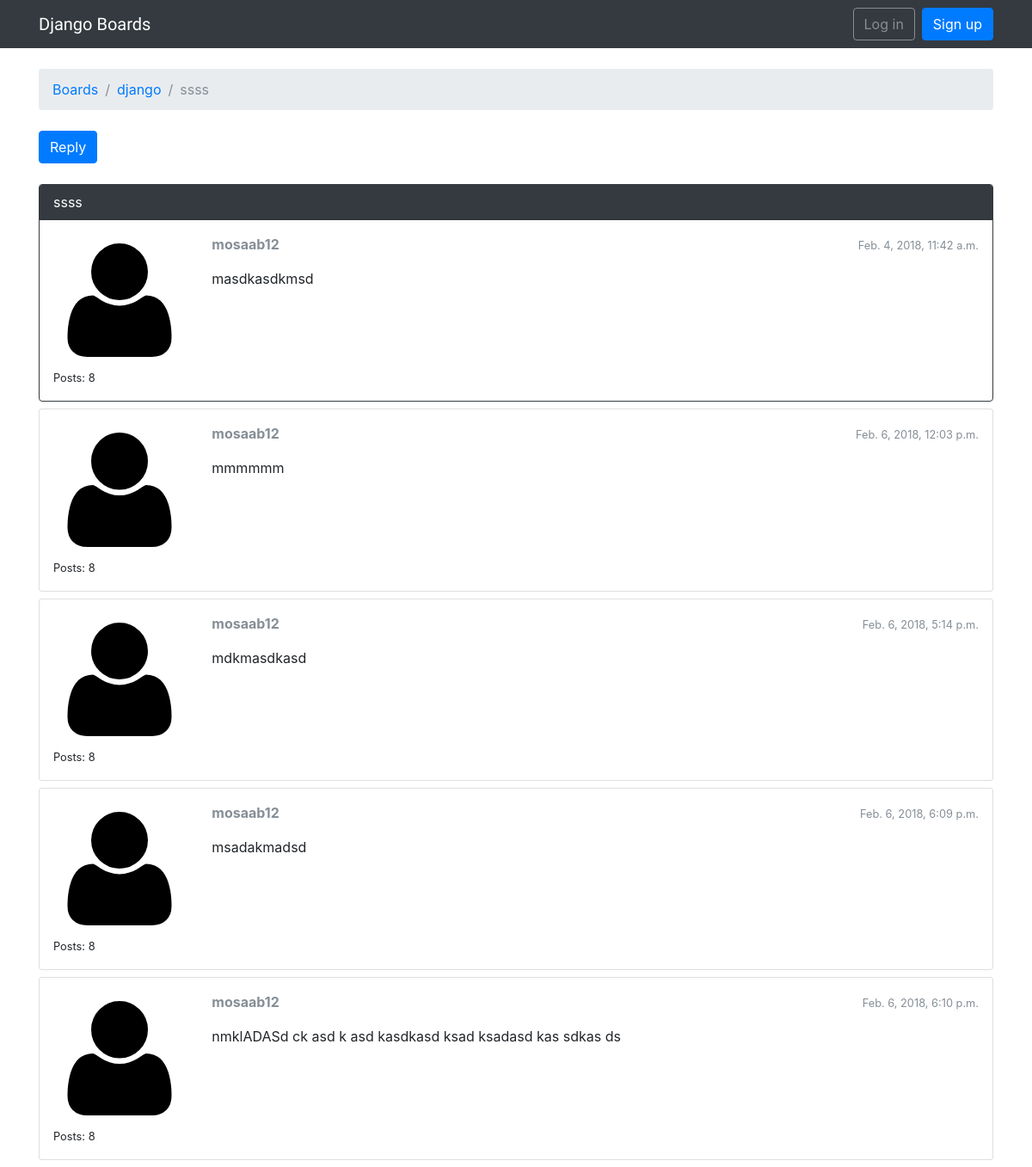
The app's page /boards/1/topics/7/, older data.
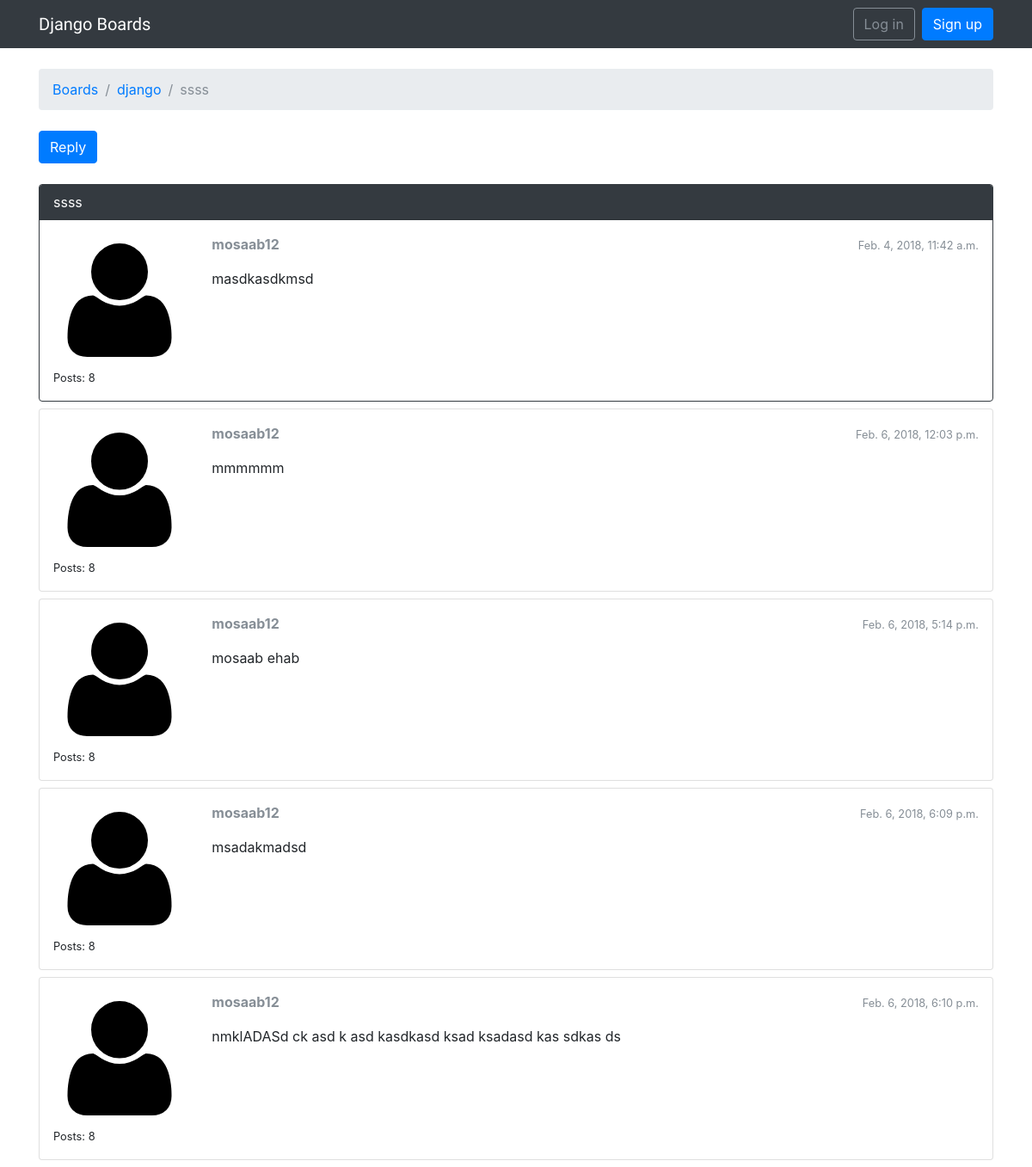
The same page, newer data.
### boards/models.py (models this page shows, shortened)
class Post(models.Model):
    message = models.TextField(max_length=4000)
    topic = models.ForeignKey(Topic,related_name='posts')
    created_at = models.DateTimeField(auto_now_add=True)
    updated_at = models.DateTimeField(null=True)
    created_by = models.ForeignKey(User, related_name='posts')
    updated_by = models.ForeignKey(User, null=True, related_name='+')

### boards/views.py (the view)
# urls.py: url(r'^boards/(?P<pk>\d+)/topics/(?P<topic_pk>\d+)/$', views.topic_posts, name='topic_posts'),
def topic_posts(request, pk,topic_pk):
    topic = get_object_or_404(Topic, board__pk = pk,pk =topic_pk)
    topic.views += 1
    topic.save()
    return render(request,'topic_posts.html',{'topic':topic})

### templates/topic_posts.html (shortened to what this page needs)
{% extends 'base.html' %}
{% load static %}
{% block breadcrumb %}
  <li class="breadcrumb-item"><a href="{% url 'home' %}">Boards</a></li>
  <li class="breadcrumb-item"><a href="{% url 'board_topics' topic.board.pk %}">{{ topic.board.name }}</a></li>
  <li class="breadcrumb-item active">{{ topic.subject }}</li>
{% endblock %}
{% block content %}
  <div class="mb-4">
    <a href="{% url 'reply_topic' topic.board.pk topic.pk %}" class="btn btn-primary" role="button">Reply</a>
  </div>
  {% for post in topic.posts.all %}
    <div class="card mb-2 {% if forloop.first %}border-dark{% endif %}">
      {% if forloop.first %}
        <div class="card-header text-white bg-dark py-2 px-3">{{ topic.subject }}</div>
      {% endif %}
      <div class="card-body p-3">
        <div class="row">
          <div class="col-2">
            <img src="{% static 'img/avatar.svg' %}" alt="{{ post.created_by.username }}" class="w-100">
            <small>Posts: {{ post.created_by.posts.count }}</small>
          </div>
          <div class="col-10">
            <div class="row mb-3">
              <div class="col-6">
                <strong class="text-muted">{{ post.created_by.username }}</strong>
              </div>
              <div class="col-6 text-right">
                <small class="text-muted">{{ post.created_at }}</small>
              </div>
            </div>
            {{ post.message }}
          </div>
        </div>
      </div>
    </div>
  {% endfor %}
{% endblock %}

Row changes from the older to the newer data that the page shows:
changed Post: message "mdkmasdkasd" → "mosaab ehab"
